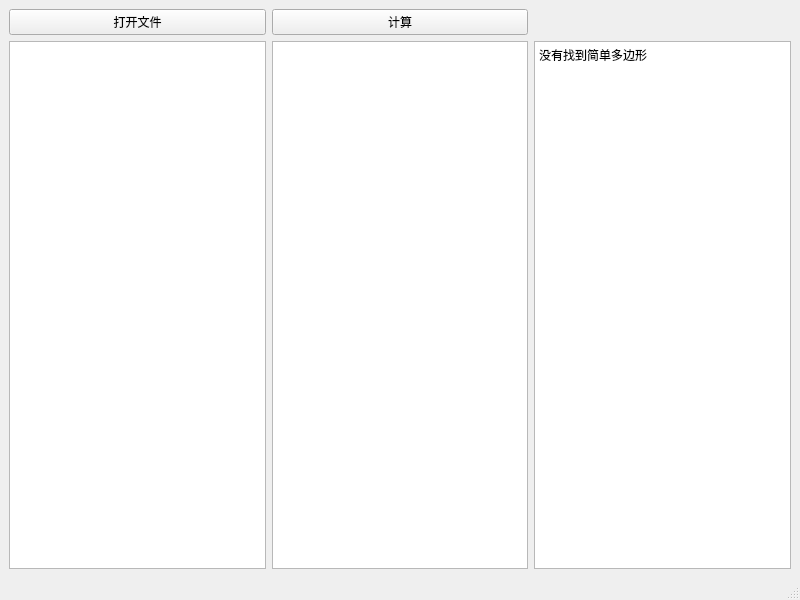
<?xml version="1.0" encoding="UTF-8"?>
<ui version="4.0">
 <class>MainWindow</class>
 <widget class="QMainWindow" name="MainWindow">
  <property name="geometry">
   <rect>
    <x>0</x>
    <y>0</y>
    <width>800</width>
    <height>600</height>
   </rect>
  </property>
  <property name="windowTitle">
   <string>MainWindow</string>
  </property>
  <widget class="QWidget" name="centralwidget">
   <layout class="QGridLayout" name="gridLayout">
    <item row="0" column="0">
     <widget class="QPushButton" name="pushButton_open">
      <property name="text">
       <string>打开文件</string>
      </property>
     </widget>
    </item>
    <item row="0" column="1">
     <widget class="QPushButton" name="pushButton_compute">
      <property name="text">
       <string>计算</string>
      </property>
     </widget>
    </item>
    <item row="1" column="0">
     <widget class="QTextEdit" name="textEdit_input"/>
    </item>
    <item row="1" column="1">
     <widget class="QListWidget" name="listWidget"/>
    </item>
    <item row="1" column="2">
     <widget class="QTextEdit" name="textEdit_output">
      <property name="html">
       <string>&lt;!DOCTYPE HTML PUBLIC &quot;-//W3C//DTD HTML 4.0//EN&quot; &quot;http://www.w3.org/TR/REC-html40/strict.dtd&quot;&gt;
&lt;html&gt;&lt;head&gt;&lt;meta name=&quot;qrichtext&quot; content=&quot;1&quot; /&gt;&lt;meta charset=&quot;utf-8&quot; /&gt;&lt;style type=&quot;text/css&quot;&gt;
p, li { white-space: pre-wrap; }
&lt;/style&gt;&lt;/head&gt;&lt;body style=&quot; font-family:'Segoe UI'; font-size:9pt; font-weight:400; font-style:normal;&quot;&gt;
&lt;p style=&quot; margin-top:0px; margin-bottom:0px; margin-left:0px; margin-right:0px; -qt-block-indent:0; text-indent:0px;&quot;&gt;没有找到简单多边形&lt;/p&gt;&lt;/body&gt;&lt;/html&gt;</string>
      </property>
     </widget>
    </item>
   </layout>
  </widget>
  <widget class="QMenuBar" name="menubar">
   <property name="geometry">
    <rect>
     <x>0</x>
     <y>0</y>
     <width>800</width>
     <height>26</height>
    </rect>
   </property>
  </widget>
  <widget class="QStatusBar" name="statusbar"/>
 </widget>
 <resources/>
 <connections/>
</ui>
